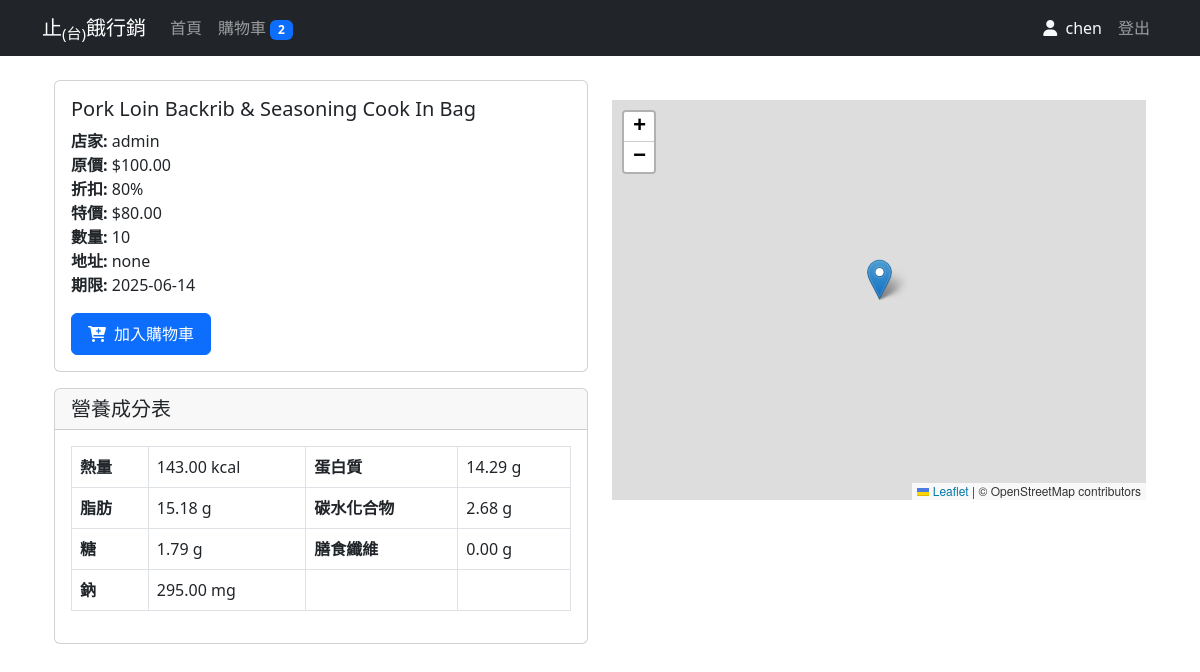
/product/3 (signed in), run on the app's committed database.
### app.py (models this page shows, shortened)
class User(UserMixin, db.Model):
    id = db.Column(db.Integer, primary_key=True)
    username = db.Column(db.String(80), unique=True, nullable=False)
    email = db.Column(db.String(120), unique=True, nullable=False)
    password_hash = db.Column(db.String(128))
    is_store = db.Column(db.Boolean, default=False)
    gender = db.Column(db.String(1))  # 'M' or 'F'
    birthdate = db.Column(db.Date)

class Product(db.Model):
    id = db.Column(db.Integer, primary_key=True)
    name = db.Column(db.String(100), nullable=False)
    description = db.Column(db.String(200))
    quantity = db.Column(db.Integer, nullable=False)
    address = db.Column(db.String(200), nullable=False)
    latitude = db.Column(db.Float)
    longitude = db.Column(db.Float)
    expiry_date = db.Column(db.DateTime, nullable=False)
    original_price = db.Column(db.Float, nullable=False)
    discount_rate = db.Column(db.Float, nullable=False)
    nutrition_info = db.Column(db.JSON)
    store_id = db.Column(db.Integer, db.ForeignKey('user.id'), nullable=False)
    store = db.relationship('User', backref=db.backref('products', lazy=True))
    cart_count = db.Column(db.Integer, default=0)  # 新增：追蹤購物車數量

### app.py (the view)
@app.route('/product/<int:product_id>')
def product_detail(product_id):
    product = Product.query.get_or_404(product_id)
    return render_template('product_detail.html', product=product)

### app.py (called while the page is built)
@login_manager.user_loader
def load_user(user_id):
    return User.query.get(int(user_id))

### templates/product_detail.html (shortened to what this page needs)
{% extends "base.html" %}
{% block content %}
<div class="container">
    <div class="row">
        <div class="col-md-6">
            <div class="card mb-3">
                <div class="card-body">
                    <h5 class="card-title">{{ product.name }}</h5>
                    <p class="card-text">
                        <strong>店家:</strong> {{ product.store.username }}<br>
                        <strong>原價:</strong> ${{ "%.2f"|format(product.original_price) }}<br>
                        <strong>折扣:</strong> {{ "%.0f"|format(product.discount_rate * 100) }}%<br>
                        <strong>特價:</strong> ${{ "%.2f"|format(product.original_price * product.discount_rate) }}<br>
                        <strong>數量:</strong> {{ product.quantity }}<br>
                        <strong>地址:</strong> {{ product.address }}<br>
                        <strong>期限:</strong> {{ product.expiry_date.strftime('%Y-%m-%d') }}
                    </p>
                    {% if current_user.is_authenticated %}
                        {% if current_user.id == product.store_id %}
                            <div class="mb-3">
                                <form action="{{ url_for('edit_product', product_id=product.id) }}" method="POST" class="mb-2">
                                    <div class="input-group">
                                        <input type="number" name="quantity" class="form-control" value="{{ product.quantity }}" min="0" required>
                                        <button type="submit" class="btn btn-primary">更新數量</button>
                                    </div>
                                </form>
                                <form action="{{ url_for('delete_product', product_id=product.id) }}" method="POST"
                                      onsubmit="return confirm('確定要下架此商品嗎？');">
                                    <button type="submit" class="btn btn-danger w-100">下架商品</button>
                                </form>
                            </div>
                        {% elif not current_user.is_store %}
                            <button class="btn btn-primary add-to-cart-btn"
                                onclick="addToCart({{ product.id }}, this)"
                                data-product-id="{{ product.id }}">
                                <i class="fas fa-cart-plus"></i>
                                <span>加入購物車</span>
                            </button>
                        {% endif %}
                    {% endif %}
                </div>
            </div>
            <div class="card">
                <div class="card-header">
                    <h5 class="mb-0">營養成分表</h5>
                </div>
                <div class="card-body">
                    <div class="table-responsive">
                        <table class="table table-bordered">
                            <tbody>
                                <tr>
                                    <th>熱量</th>
                                    <td>{{ "%.2f"|format(product.nutrition_info.energy|float) }} kcal</td>
                                    <th>蛋白質</th>
                                    <td>{{ "%.2f"|format(product.nutrition_info.protein|float) }} g</td>
                                </tr>
                                <tr>
                                    <th>脂肪</th>
                                    <td>{{ "%.2f"|format(product.nutrition_info.fat|float) }} g</td>
                                    <th>碳水化合物</th>
                                    <td>{{ "%.2f"|format(product.nutrition_info.carbohydrate|float) }} g</td>
                                </tr>
                                <tr>
                                    <th>糖</th>
                                    <td>{{ "%.2f"|format(product.nutrition_info.sugars|float) }} g</td>
                                    <th>膳食纖維</th>
                                    <td>{{ "%.2f"|format(product.nutrition_info.fiber|float) }} g</td>
                                </tr>
                                <tr>
                                    <th>鈉</th>
                                    <td>{{ "%.2f"|format(product.nutrition_info.sodium|float) }} mg</td>
                                    <th></th>
                                    <td></td>
                                </tr>
                            </tbody>
                        </table>
                    </div>
                </div>
            </div>
        </div>
        <div class="col-md-6">
            <div id="map" class="map-container"></div>
        </div>
    </div>
</div>
{% endblock %}

### templates/base.html (shortened to what this page needs)
<!DOCTYPE html>
<html lang="zh-TW">
<head>
    <link href="https://cdn.jsdelivr.net/npm/bootstrap@5.3.0/dist/css/bootstrap.min.css" rel="stylesheet">
    <link rel="stylesheet" href="https://cdnjs.cloudflare.com/ajax/libs/font-awesome/6.0.0/css/all.min.css">
    <link rel="stylesheet" href="https://unpkg.com/leaflet@1.9.4/dist/leaflet.css">
</head>
<body>
    <nav class="navbar navbar-expand-lg navbar-dark bg-dark">
        <div class="container">
            <a class="navbar-brand" href="{{ url_for('index') }}">止<sub>(台)</sub>餓行銷</a>
            <div class="collapse navbar-collapse" id="navbarNav">
                <ul class="navbar-nav me-auto">
                    <li class="nav-item">
                        <a class="nav-link" href="{{ url_for('index') }}">首頁</a>
                    </li>
                    {% if current_user.is_authenticated %}
                        {% if current_user.is_store %}
                        <li class="nav-item">
                            <a class="nav-link" href="{{ url_for('add_product') }}">新增商品</a>
                        </li>
                        {% else %}
                        <li class="nav-item">
                            <a class="nav-link" href="{{ url_for('view_cart') }}">
                                購物車
                                {% if current_user.cart_items %}
                                <span class="badge bg-primary" id="cart-count">{{ current_user.cart_items|length }}</span>
                                {% endif %}
                            </a>
                        </li>
                        {% endif %}
                    {% endif %}
                </ul>
                <ul class="navbar-nav">
                    {% if current_user.is_authenticated %}
                    <li class="nav-item">
                        <span class="nav-link text-light">
                            <i class="fas fa-user me-1"></i>
                            {{ current_user.username }}
                        </span>
                    </li>
                    <li class="nav-item">
                        <a class="nav-link" href="{{ url_for('logout') }}">登出</a>
                    </li>
                    {% endif %}
                </ul>
            </div>
        </div>
    </nav>
    <div class="container mt-4">
        {% block content %}{% endblock %}
    </div>
</body>
</html>

### templates/base.html (style rules this page uses)
.map-container { height: 400px; width: 100%; margin-top: 20px; }
.btn { display: inline-flex; align-items: center; justify-content: center; gap: 0.5rem; padding: 0.5rem 1rem; }

### data on the page
User: username "chen"
Product: name "Pork Loin Backrib & Seasoning Cook In Bag", original_price "100.00", product.discount_rate*100 "80", product.original_price*product.discount_rate "80.00", quantity "10", address "none", expiry_date "2025-06-14", nutrition_info.energy "143.00", nutrition_info.protein "14.29", nutrition_info.fat "15.18", nutrition_info.carbohydrate "2.68", nutrition_info.sugars "1.79", nutrition_info.fiber "0.00", nutrition_info.sodium "295.00"
User: store.username "admin"

### other printed values
{{ current_user.cart_items|length }} "2"
